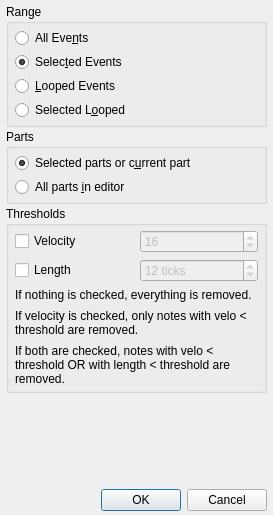
<?xml version="1.0" encoding="UTF-8"?>
<ui version="4.0">
 <class>RemoveBase</class>
 <widget class="QDialog" name="RemoveBase">
  <property name="enabled">
   <bool>true</bool>
  </property>
  <property name="geometry">
   <rect>
    <x>0</x>
    <y>0</y>
    <width>273</width>
    <height>515</height>
   </rect>
  </property>
  <property name="sizePolicy">
   <sizepolicy hsizetype="Preferred" vsizetype="Preferred">
    <horstretch>0</horstretch>
    <verstretch>0</verstretch>
   </sizepolicy>
  </property>
  <property name="windowTitle">
   <string>MusE: Erase Events</string>
  </property>
  <layout class="QVBoxLayout" name="verticalLayout_2">
   <property name="spacing">
    <number>2</number>
   </property>
   <property name="leftMargin">
    <number>6</number>
   </property>
   <property name="topMargin">
    <number>4</number>
   </property>
   <property name="rightMargin">
    <number>6</number>
   </property>
   <property name="bottomMargin">
    <number>4</number>
   </property>
   <item>
    <widget class="QGroupBox" name="rangeBox">
     <property name="sizePolicy">
      <sizepolicy hsizetype="Preferred" vsizetype="Minimum">
       <horstretch>0</horstretch>
       <verstretch>0</verstretch>
      </sizepolicy>
     </property>
     <property name="title">
      <string>Range</string>
     </property>
     <layout class="QVBoxLayout" name="verticalLayout">
      <property name="spacing">
       <number>4</number>
      </property>
      <property name="leftMargin">
       <number>6</number>
      </property>
      <property name="topMargin">
       <number>4</number>
      </property>
      <property name="rightMargin">
       <number>6</number>
      </property>
      <property name="bottomMargin">
       <number>4</number>
      </property>
      <item>
       <widget class="QRadioButton" name="all_events_button">
        <property name="text">
         <string>All Eve&amp;nts</string>
        </property>
       </widget>
      </item>
      <item>
       <widget class="QRadioButton" name="selected_events_button">
        <property name="text">
         <string>Selec&amp;ted Events</string>
        </property>
        <property name="checked">
         <bool>true</bool>
        </property>
       </widget>
      </item>
      <item>
       <widget class="QRadioButton" name="looped_events_button">
        <property name="text">
         <string>&amp;Looped Events</string>
        </property>
       </widget>
      </item>
      <item>
       <widget class="QRadioButton" name="selected_looped_button">
        <property name="text">
         <string>Selected L&amp;ooped</string>
        </property>
       </widget>
      </item>
     </layout>
    </widget>
   </item>
   <item>
    <widget class="QGroupBox" name="partsBox">
     <property name="sizePolicy">
      <sizepolicy hsizetype="Preferred" vsizetype="Minimum">
       <horstretch>0</horstretch>
       <verstretch>0</verstretch>
      </sizepolicy>
     </property>
     <property name="title">
      <string>Parts</string>
     </property>
     <layout class="QVBoxLayout" name="verticalLayout_3">
      <property name="spacing">
       <number>4</number>
      </property>
      <property name="leftMargin">
       <number>6</number>
      </property>
      <property name="topMargin">
       <number>4</number>
      </property>
      <property name="rightMargin">
       <number>6</number>
      </property>
      <property name="bottomMargin">
       <number>4</number>
      </property>
      <item>
       <widget class="QRadioButton" name="not_all_parts_button">
        <property name="text">
         <string>Selected parts or c&amp;urrent part</string>
        </property>
        <property name="checked">
         <bool>true</bool>
        </property>
       </widget>
      </item>
      <item>
       <widget class="QRadioButton" name="all_parts_button">
        <property name="text">
         <string>All parts &amp;in editor</string>
        </property>
       </widget>
      </item>
     </layout>
    </widget>
   </item>
   <item>
    <widget class="QGroupBox" name="groupBox_2">
     <property name="sizePolicy">
      <sizepolicy hsizetype="Preferred" vsizetype="Minimum">
       <horstretch>0</horstretch>
       <verstretch>0</verstretch>
      </sizepolicy>
     </property>
     <property name="title">
      <string>Thresholds</string>
     </property>
     <property name="flat">
      <bool>false</bool>
     </property>
     <property name="checkable">
      <bool>false</bool>
     </property>
     <layout class="QGridLayout" name="gridLayout">
      <property name="leftMargin">
       <number>6</number>
      </property>
      <property name="topMargin">
       <number>4</number>
      </property>
      <property name="rightMargin">
       <number>6</number>
      </property>
      <property name="bottomMargin">
       <number>4</number>
      </property>
      <property name="spacing">
       <number>6</number>
      </property>
      <item row="0" column="1">
       <widget class="QSpinBox" name="velo_spinbox">
        <property name="enabled">
         <bool>false</bool>
        </property>
        <property name="accelerated">
         <bool>true</bool>
        </property>
        <property name="suffix">
         <string/>
        </property>
        <property name="minimum">
         <number>0</number>
        </property>
        <property name="maximum">
         <number>127</number>
        </property>
        <property name="singleStep">
         <number>1</number>
        </property>
        <property name="value">
         <number>16</number>
        </property>
       </widget>
      </item>
      <item row="1" column="1">
       <widget class="QSpinBox" name="len_spinbox">
        <property name="enabled">
         <bool>false</bool>
        </property>
        <property name="suffix">
         <string> ticks</string>
        </property>
        <property name="maximum">
         <number>10000</number>
        </property>
        <property name="value">
         <number>12</number>
        </property>
       </widget>
      </item>
      <item row="0" column="0">
       <widget class="QCheckBox" name="velo_checkbox">
        <property name="text">
         <string>Velocity</string>
        </property>
       </widget>
      </item>
      <item row="1" column="0">
       <widget class="QCheckBox" name="len_checkbox">
        <property name="text">
         <string>Length</string>
        </property>
       </widget>
      </item>
      <item row="2" column="0" colspan="2">
       <widget class="QLabel" name="label">
        <property name="sizePolicy">
         <sizepolicy hsizetype="Preferred" vsizetype="Minimum">
          <horstretch>0</horstretch>
          <verstretch>0</verstretch>
         </sizepolicy>
        </property>
        <property name="text">
         <string>&lt;!DOCTYPE HTML PUBLIC &quot;-//W3C//DTD HTML 4.0//EN&quot; &quot;http://www.w3.org/TR/REC-html40/strict.dtd&quot;&gt;
&lt;html&gt;&lt;head&gt;&lt;meta name=&quot;qrichtext&quot; content=&quot;1&quot; /&gt;&lt;style type=&quot;text/css&quot;&gt;
p, li { white-space: pre-wrap; }
&lt;/style&gt;&lt;/head&gt;&lt;body style=&quot; font-family:'Sans'; font-size:9pt; font-weight:400; font-style:normal;&quot;&gt;
&lt;p style=&quot; margin-top:0px; margin-bottom:7px; margin-left:0px; margin-right:0px; -qt-block-indent:0; text-indent:0px;&quot;&gt;If nothing is checked, everything is removed.&lt;/p&gt;
&lt;p style=&quot; margin-top:0px; margin-bottom:7px; margin-left:0px; margin-right:0px; -qt-block-indent:0; text-indent:0px;&quot;&gt;If velocity is checked, only notes with velo &amp;lt; threshold are removed.&lt;/p&gt;
&lt;p style=&quot; margin-top:0px; margin-bottom:0px; margin-left:0px; margin-right:0px; -qt-block-indent:0; text-indent:0px;&quot;&gt;If both are checked, notes with velo &amp;lt; threshold OR with length &amp;lt; threshold are removed.&lt;/p&gt;&lt;/body&gt;&lt;/html&gt;</string>
        </property>
        <property name="textFormat">
         <enum>Qt::AutoText</enum>
        </property>
        <property name="wordWrap">
         <bool>true</bool>
        </property>
       </widget>
      </item>
     </layout>
    </widget>
   </item>
   <item>
    <spacer name="verticalSpacer">
     <property name="orientation">
      <enum>Qt::Vertical</enum>
     </property>
     <property name="sizeType">
      <enum>QSizePolicy::Expanding</enum>
     </property>
     <property name="sizeHint" stdset="0">
      <size>
       <width>20</width>
       <height>10</height>
      </size>
     </property>
    </spacer>
   </item>
   <item>
    <layout class="QHBoxLayout" name="horizontalLayout">
     <property name="spacing">
      <number>6</number>
     </property>
     <item>
      <spacer name="Spacer1">
       <property name="orientation">
        <enum>Qt::Horizontal</enum>
       </property>
       <property name="sizeType">
        <enum>QSizePolicy::Expanding</enum>
       </property>
       <property name="sizeHint" stdset="0">
        <size>
         <width>20</width>
         <height>20</height>
        </size>
       </property>
      </spacer>
     </item>
     <item>
      <widget class="QPushButton" name="okButton">
       <property name="text">
        <string>OK</string>
       </property>
       <property name="autoDefault">
        <bool>false</bool>
       </property>
       <property name="default">
        <bool>true</bool>
       </property>
      </widget>
     </item>
     <item>
      <widget class="QPushButton" name="cancelButton">
       <property name="text">
        <string>Cancel</string>
       </property>
      </widget>
     </item>
    </layout>
   </item>
  </layout>
 </widget>
 <layoutdefault spacing="6" margin="11"/>
 <resources/>
 <connections>
  <connection>
   <sender>okButton</sender>
   <signal>clicked()</signal>
   <receiver>RemoveBase</receiver>
   <slot>accept()</slot>
   <hints>
    <hint type="sourcelabel">
     <x>20</x>
     <y>20</y>
    </hint>
    <hint type="destinationlabel">
     <x>20</x>
     <y>20</y>
    </hint>
   </hints>
  </connection>
  <connection>
   <sender>cancelButton</sender>
   <signal>clicked()</signal>
   <receiver>RemoveBase</receiver>
   <slot>reject()</slot>
   <hints>
    <hint type="sourcelabel">
     <x>20</x>
     <y>20</y>
    </hint>
    <hint type="destinationlabel">
     <x>20</x>
     <y>20</y>
    </hint>
   </hints>
  </connection>
  <connection>
   <sender>velo_checkbox</sender>
   <signal>toggled(bool)</signal>
   <receiver>velo_spinbox</receiver>
   <slot>setEnabled(bool)</slot>
   <hints>
    <hint type="sourcelabel">
     <x>83</x>
     <y>192</y>
    </hint>
    <hint type="destinationlabel">
     <x>198</x>
     <y>193</y>
    </hint>
   </hints>
  </connection>
  <connection>
   <sender>len_checkbox</sender>
   <signal>toggled(bool)</signal>
   <receiver>len_spinbox</receiver>
   <slot>setEnabled(bool)</slot>
   <hints>
    <hint type="sourcelabel">
     <x>83</x>
     <y>221</y>
    </hint>
    <hint type="destinationlabel">
     <x>198</x>
     <y>222</y>
    </hint>
   </hints>
  </connection>
 </connections>
</ui>
